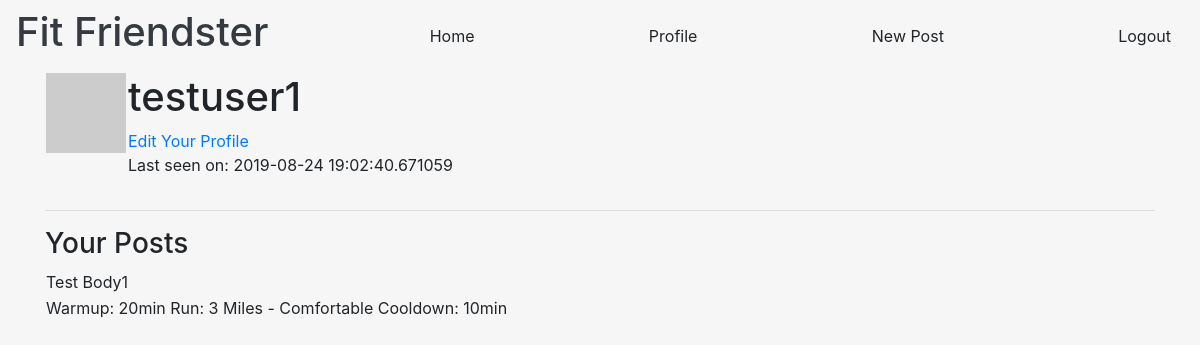
/user/testuser1 (signed in), run on the app's committed database.
### app/models.py (models this page shows, shortened)
class User(UserMixin, db.Model):
    id = db.Column(db.Integer, primary_key=True)
    username = db.Column(db.String(64), index=True, unique=True)
    first_name = db.Column(db.String(32))
    last_name = db.Column(db.String(32))
    email = db.Column(db.String(64), index=True, unique=True)
    password_hash = db.Column(db.String(128))
    about_me = db.Column(db.String(140))
    last_seen = db.Column(db.DateTime, default=datetime.utcnow)
    active = db.Column(db.Boolean)
    user_type = db.Column(db.String(64))
    posts = db.relationship('Post', backref='author', lazy='dynamic')
    def avatar(self, size):
        digest = md5(self.email.lower().encode('utf-8')).hexdigest()
        return 'https://www.gravatar.com/avatar/{}?d=identicon&s={}'.format(digest,size)

class Post(db.Model):
    id = db.Column(db.Integer, primary_key=True)
    title = db.Column(db.String(140))
    body = db.Column(db.String(140))
    timestamp = db.Column(db.DateTime, index=True, default=datetime.utcnow)
    user_id = db.Column(db.Integer, db.ForeignKey('user.id'))

### app/routes.py (the view)
@app.route('/user/<username>')
@login_required
def user(username):
    user = User.query.filter_by(username=username).first_or_404()
    posts = Post.query.filter_by(user_id=user.id).all()
    return render_template('user.html', title='Profile', user=user, posts=posts)

### app/models.py (called while the page is built)
@login.user_loader
def load_user(id):
    return User.query.get(int(id))

### app/routes.py (called while the page is built)
@app.before_request
def before_request():
    if current_user.is_authenticated:
        current_user.last_seen = datetime.utcnow()
        db.session.commit()

### app/templates/user.html (shortened to what this page needs)
{% extends "base.html" %}
{% block app_content %}
    <table>
        <tr valign="top">
            <td><img src="{{ user.avatar(128) }}"></td>
            <td>
                <h1>{{ user.username }}</h1>
                <a href="{{ url_for('edit_profile') }}">Edit Your Profile</a>
                {% if user.last_seen %}
                    <p>Last seen on: {{ user.last_seen }}</p>
                {% endif %}
            </td>
        </tr>
    </table>
    <hr>
        <h3>Your Posts</h3>
        {% for post in posts %}
            {% include '_post.html' %}
        {% endfor %}
{% endblock %}

### app/templates/_post.html
<table>
    <tr valign="top">
        <td
            {{ post.author.username }} says: <br>
            {{ post.body }}
        </td>
    </tr>
</table>

### app/static/styles/base.css (style rules this page uses)
body { background-color: rgba(238, 238, 238, 0.5) !important; background-image: url("https://lh3.googleusercontent.com/Ye6KQ9ZykEWM-KRvGyFK4bJw46YjSk3ykM5nRfwChkEk9jco4NYzXyqyN1JLaJiIGfjFiJW2th52w0a344A8gSdGn49mt-i4GEcqtk34yJnVduKogmziRuLRVTdMDJmgDkRVRheBpis=w2132-h1600-no"); background-blend-mode: color; background-size: cover; background-repeat: no-repeat; height: 1000px; overflow: scroll; }

### data on the page
User: username "testuser1", last_seen "2019-08-24 19:02:40.671059"
Post: body "Test Body1"
Post: body "Warmup: 20min Run: 3 Miles - Comfortable Cooldown: 10min"
